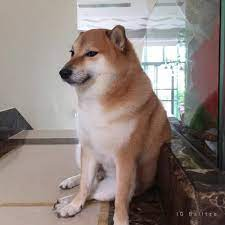
#> input picture Cheems.png, 225 x 225 px
$ python template_6metodos.py
#> lines starting #> are read from the running program, lines starting #| are printed output that depends on the picture; long printed decimals are rounded
import cv2

#se leen las imagenes de entrada
orig = cv2.imread("Cheems.png")
#> orig is the input picture: shape (225, 225, 3); mean B, G, R 124.2, 129.3, 141.7

#crea una copia de la imagen
image = orig.copy()

template = cv2.imread("CheemsTemplate.png")
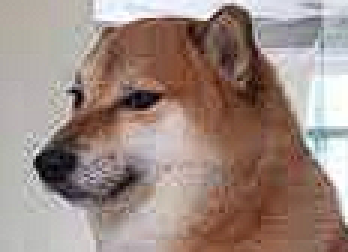
#> input picture CheemsTemplate.png, 116 x 84 px (shown 3 times larger)
#> template is the input picture: shape (84, 116, 3); mean B, G, R 130, 137.8, 156.9

#transforma la imagen de cvr a escala de grises
image_gray = cv2.cvtColor(image, cv2.COLOR_BGR2GRAY)
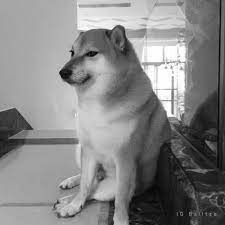
#> image_gray: shape (225, 225); min 0, max 255, mean 132.5
template_gray = cv2.cvtColor(template, cv2.COLOR_BGR2GRAY)
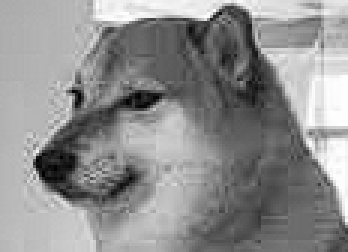
#> template_gray: shape (84, 116) (shown 3 times larger); min 0, max 255, mean 142.6

#son los diferentes vectores que se puede hacer en las imagenes
methods = [cv2.TM_SQDIFF, cv2.TM_CCOEFF_NORMED, cv2.TM_CCORR,
            cv2.TM_CCORR_NORMED, cv2.TM_CCOEFF, cv2.TM_CCOEFF_NORMED]


#recorre cada uno de los procedimientos
for method in methods:
    #realiza los procedimientos necesarios
    res = cv2.matchTemplate(image_gray, template_gray, method=method)
    #visualiza el valor mas alto o el valor mas bajo para un mejor emparejamiento
    min_val, max_val, min_loc, max_loc = cv2.minMaxLoc(res)
    print(min_val, max_val, min_loc, max_loc)

    #sirve para saber que si se usa el metodo TM_SQDIFF o TM_SQDIFF_NORMED,
    # y entrega las cordenadas del valor minimo
    if method == cv2 .TM_SQDIFF or method == cv2.TM_SQDIFF_NORMED:
        x1,y1 = min_loc
        x2,y2 = min_loc[0] + template.shape[1],min_loc[1] + template.shape[0]
    #Da las cordenadas en el valor maximo
    else:
        x1,y1 = max_loc
        x2,y2 = max_loc[0] + template.shape[1],max_loc[1] + template.shape[0]


    #crea un rectangulo en la pocicion de la imagen cortada
    cv2.rectangle(image, (x1, y1), (x2, y2), (0, 255, 0), 3 )

    #visualiza las imagenes
    cv2.imshow("Image", image)
    cv2.imshow("Template", template)
    #es la copia de la image
    image = orig.copy()
    cv2.waitKey(0)
#> this loop made 6 passes
#> (min_val, max_val, min_loc, x1, y1, x2, y2) on passes 2 to 6: (-0.315, 0.823, (14, 79), 42, 23, 158, 107), (88894304, 234887392, (109, 141), 47, 18, 163, 102), (0.782, 0.978, (106, 133), 42, 23, 158, 107), (-9990338, 23668588, (85, 29), 43, 22, 159, 106), (-0.315, 0.823, (14, 79), 42, 23, 158, 107)
#> (min_val, max_val, max_loc, x1, y1, x2, y2) on pass 1: (10450976, 105903024, (109, 141), 42, 23, 158, 107)
#| 10450976.0 105903024.0 (42, 23) (109, 141)
#| -0.3152 0.8231 (14, 79) (42, 23)
#| 88894304.0 234887392.0 (109, 141) (47, 18)
#| 0.7815 0.9782 (106, 133) (42, 23)
#| -9990338.0 23668588.0 (85, 29) (43, 22)
#| -0.3152 0.8231 (14, 79) (42, 23)
#> pass 1, `res = cv2.matchTemplate(image_gray, template_gray, method=method)`:
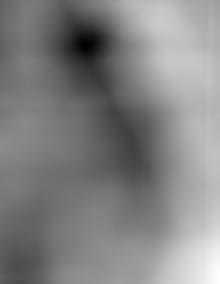
#> res: shape (142, 110) float32 (shown 2 times larger); min 10450976, max 105903024, mean 59551900; drawn with min black and max white
#> pass 1, `cv2.imshow("Image", image)`:
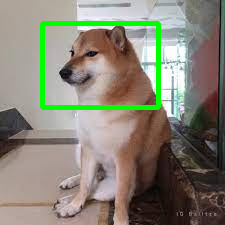
#> window 'Image': shape (225, 225, 3); mean B, G, R 117, 132, 134.2
#> pass 2, `res = cv2.matchTemplate(image_gray, template_gray, method=method)`:
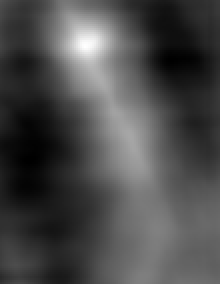
#> res: shape (142, 110) float32 (shown 2 times larger); min -0.315, max 0.823, mean 0.02; drawn with min black and max white
#> pass 3, `res = cv2.matchTemplate(image_gray, template_gray, method=method)`:
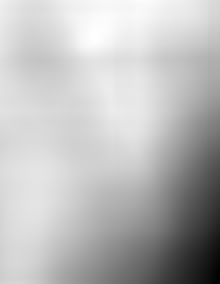
#> res: shape (142, 110) float32 (shown 2 times larger); min 88894304, max 234887392, mean 196264464; drawn with min black and max white
cv2.destroyAllWindows()
